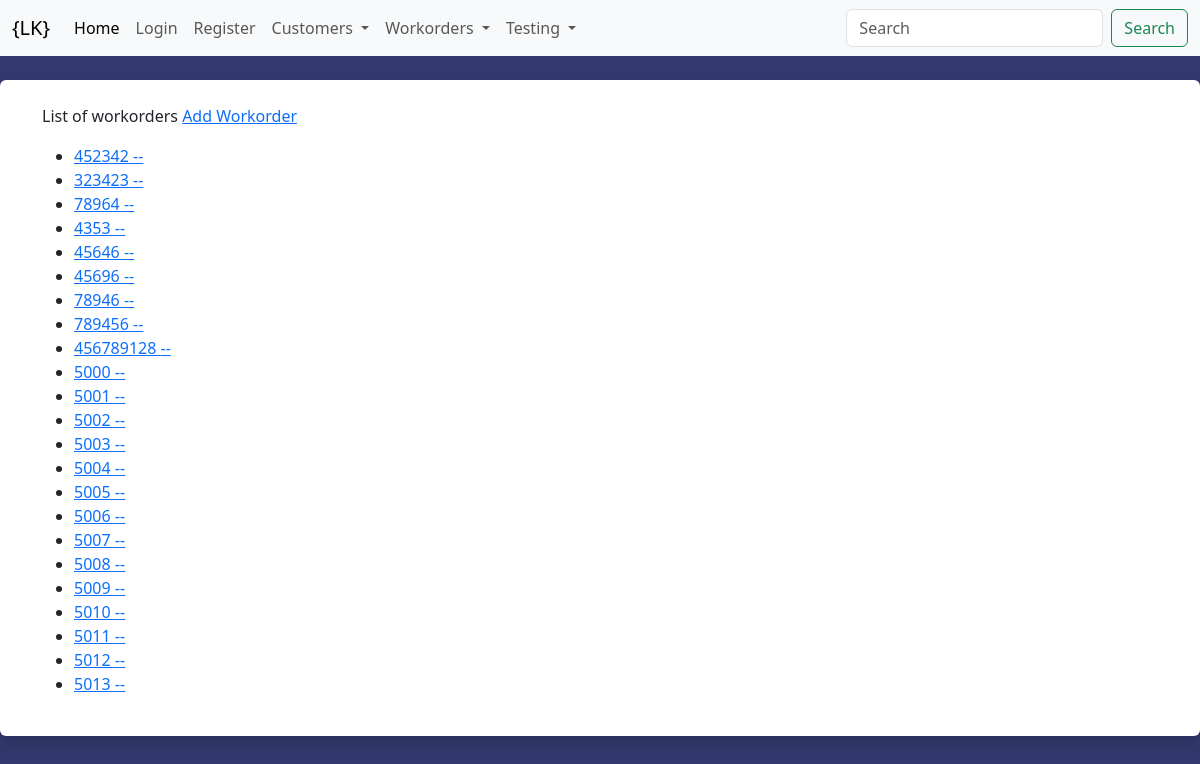
Screenshot of /workorders/items/ with the database file from the repository.
### workorders/models.py (models this page shows, shortened)
class Workorder(models.Model):
    customer = models.ForeignKey(Customer, blank=False, null=False, on_delete=models.CASCADE, related_name='workorders')
    contact = models.ForeignKey(Contact, blank=True, null=True, on_delete=models.SET_NULL)
    hr_customer = models.CharField('Customer Name', max_length=100, blank=True, null=True,)
    hr_contact = models.CharField('Contact Name', max_length=100, blank=True, null=True,)
    workorder = models.CharField('Workorder', max_length=100, blank=False, null=False, unique=True)
    internal_company = models.CharField('Internal Company', choices=[('LK Design', 'LK Design'), ('Krueger Printing', 'Krueger Printing')], max_length=100, blank=False, null=False)
    description = models.CharField('Description', max_length=100, blank=True, null=True)
    deadline = models.DateField('Deadline', blank=True, null=True)
    po_number = models.CharField('PO Number', max_length=100, blank=True, null=True)
    budget = models.CharField('Budget', max_length=100, blank=True, null=True)
    quoted_price = models.CharField('Quoted Price', max_length=100, blank=True, null=True)
    original_order = models.CharField('Original Order', max_length=100, blank=True, null=True)
    lk_workorder = models.CharField('LK Workorder', max_length=100, blank=True, null=True)
    printleader_workorder = models.CharField('Printleader', max_length=100, blank=True, null=True)
    def get_absolute_url(self):
        return reverse("workorders:items", kwargs={"id": self.workorder})

### workorders/views.py (the view)
# urls.py: path("items/", workorder_list, name='workorder_list'),
def workorder_list(request):
    workorder = Workorder.objects.all()
    context = {
        'workorders': workorder,
    }
    return render(request, 'workorders/list.html', context)

### templates/workorders/list.html
{% extends "base.html" %}
{% load crispy_forms_tags %}
{% block content %}
List of workorders
<a href="{% url 'workorders:createbase' %}">Add Workorder</a>
<p><ul>
    {% for x in  workorders %}
    <li><a href='{{ x.get_absolute_url }}'>{{ x.workorder }} -- {{ x.company_name }}</a></li>
    {% endfor %}
    </ul></p>
{% endblock content %}

### templates/base.html (style rules this page uses)
body { background: #32396e; }

### rows the page displays
Workorder: workorder "452342"
Workorder: workorder "323423"
Workorder: workorder "78964"
Workorder: workorder "4353"
Workorder: workorder "45646"
Workorder: workorder "45696"
Workorder: workorder "78946"
Workorder: workorder "789456"
Workorder: workorder "456789128"
Workorder: workorder "5000"
Workorder: workorder "5001"
Workorder: workorder "5002"
Workorder: workorder "5003"
Workorder: workorder "5004"
Workorder: workorder "5005"
Workorder: workorder "5006"
Workorder: workorder "5007"
Workorder: workorder "5008"
Workorder: workorder "5009"
Workorder: workorder "5010"
Workorder: workorder "5011"
Workorder: workorder "5012"
Workorder: workorder "5013"
